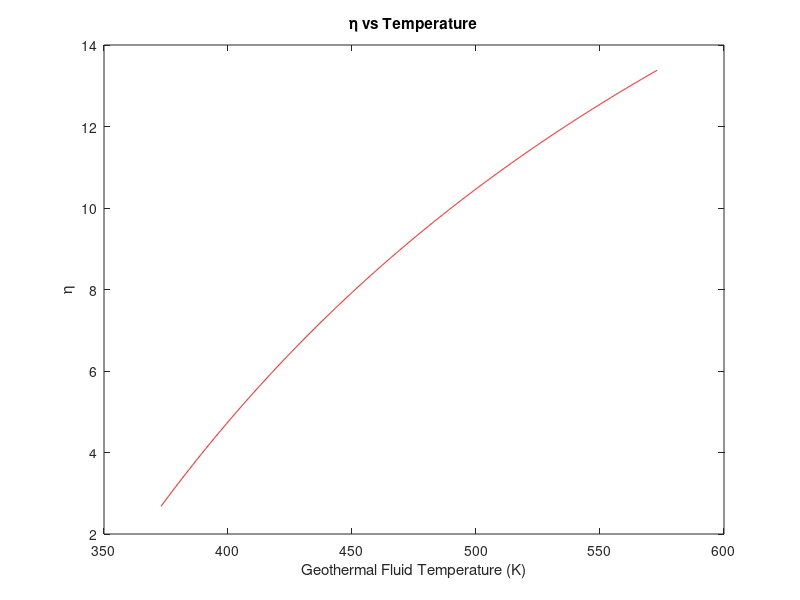

This chart was generated by the following MATLAB code:
%Cold Resevoir Temperature of 70C
%Plot efficiency of the geothermal fluid temperature from 100C to 300C 
%If a minimum efficiency of 5% is necessary to make the utilization of the
%resource economical, what minimum geothermal fluid temperature is needed
clc; clear; close all;
Tc = 70 + 273;%Cold Resevoir Temperature in Kelvin
Th = linspace(100,300,1000) + 273; %Geothermal Fluid Temperature in Kelvin
eff = (1/3) .* (100.*(1 - (Tc ./Th)));%Vector of efficiencies
%Plotting
figure()
plot(Th, eff, 'r')
xlabel('Geothermal Fluid Temperature (K)')
ylabel(sprintf('\\eta'));
title(sprintf('\\eta vs Temperature'));
minInd = find(eff < 5, 1, 'last' );
fprintf('Minimum Efficiency %f | Minimum Temperature (K) %f\n', ...
    eff(minInd), Th(minInd));
